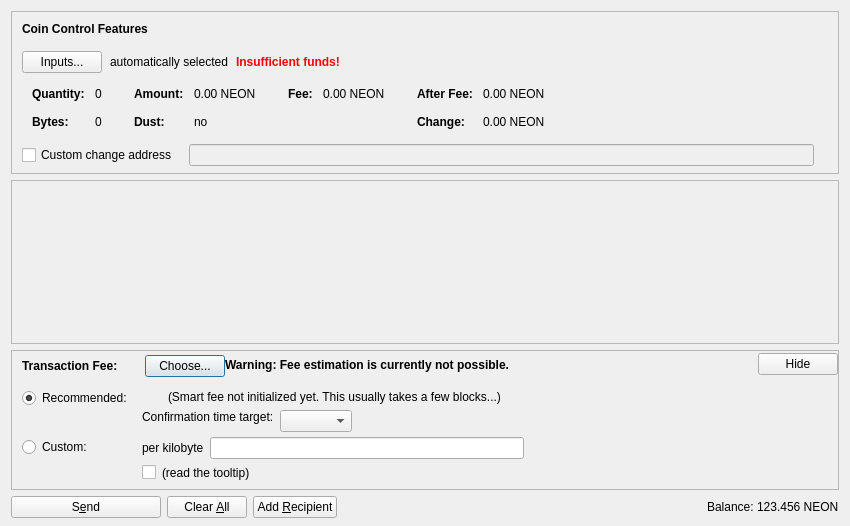
<?xml version="1.0" encoding="UTF-8"?>
<ui version="4.0">
 <class>SendCoinsDialog</class>
 <widget class="QDialog" name="SendCoinsDialog">
  <property name="geometry">
   <rect>
    <x>0</x>
    <y>0</y>
    <width>850</width>
    <height>526</height>
   </rect>
  </property>
  <property name="windowTitle">
   <string>Send Coins</string>
  </property>
  <layout class="QVBoxLayout" name="verticalLayout" stretch="0,1,0,0">
   <property name="bottomMargin">
    <number>8</number>
   </property>
   <item>
    <widget class="QFrame" name="frameCoinControl">
     <property name="sizePolicy">
      <sizepolicy hsizetype="Expanding" vsizetype="Expanding">
       <horstretch>0</horstretch>
       <verstretch>0</verstretch>
      </sizepolicy>
     </property>
     <property name="maximumSize">
      <size>
       <width>16777215</width>
       <height>16777215</height>
      </size>
     </property>
     <property name="frameShape">
      <enum>QFrame::StyledPanel</enum>
     </property>
     <property name="frameShadow">
      <enum>QFrame::Sunken</enum>
     </property>
     <layout class="QVBoxLayout" name="verticalLayoutCoinControl2">
      <property name="spacing">
       <number>0</number>
      </property>
      <property name="leftMargin">
       <number>0</number>
      </property>
      <property name="topMargin">
       <number>0</number>
      </property>
      <property name="rightMargin">
       <number>0</number>
      </property>
      <property name="bottomMargin">
       <number>6</number>
      </property>
      <item>
       <layout class="QVBoxLayout" name="verticalLayoutCoinControl" stretch="0,0,0,0,1">
        <property name="spacing">
         <number>0</number>
        </property>
        <property name="leftMargin">
         <number>10</number>
        </property>
        <property name="topMargin">
         <number>10</number>
        </property>
        <item>
         <layout class="QHBoxLayout" name="horizontalLayoutCoinControl1">
          <property name="bottomMargin">
           <number>15</number>
          </property>
          <item>
           <widget class="QLabel" name="labelCoinControlFeatures">
            <property name="sizePolicy">
             <sizepolicy hsizetype="Preferred" vsizetype="Maximum">
              <horstretch>0</horstretch>
              <verstretch>0</verstretch>
             </sizepolicy>
            </property>
            <property name="font">
             <font>
              <weight>75</weight>
              <bold>true</bold>
             </font>
            </property>
            <property name="styleSheet">
             <string notr="true">font-weight:bold;</string>
            </property>
            <property name="text">
             <string>Coin Control Features</string>
            </property>
           </widget>
          </item>
         </layout>
        </item>
        <item>
         <layout class="QHBoxLayout" name="horizontalLayoutCoinControl2" stretch="0,0,0,0">
          <property name="spacing">
           <number>8</number>
          </property>
          <property name="bottomMargin">
           <number>10</number>
          </property>
          <item>
           <widget class="QPushButton" name="pushButtonCoinControl">
            <property name="styleSheet">
             <string notr="true"/>
            </property>
            <property name="text">
             <string>Inputs...</string>
            </property>
            <property name="autoDefault">
             <bool>false</bool>
            </property>
           </widget>
          </item>
          <item>
           <widget class="QLabel" name="labelCoinControlAutomaticallySelected">
            <property name="text">
             <string>automatically selected</string>
            </property>
            <property name="margin">
             <number>5</number>
            </property>
           </widget>
          </item>
          <item>
           <widget class="QLabel" name="labelCoinControlInsuffFunds">
            <property name="font">
             <font>
              <weight>75</weight>
              <bold>true</bold>
             </font>
            </property>
            <property name="styleSheet">
             <string notr="true">color:red;font-weight:bold;</string>
            </property>
            <property name="text">
             <string>Insufficient funds!</string>
            </property>
            <property name="margin">
             <number>5</number>
            </property>
           </widget>
          </item>
          <item>
           <spacer name="horizontalSpacerCoinControl">
            <property name="orientation">
             <enum>Qt::Horizontal</enum>
            </property>
            <property name="sizeHint" stdset="0">
             <size>
              <width>40</width>
              <height>1</height>
             </size>
            </property>
           </spacer>
          </item>
         </layout>
        </item>
        <item>
         <widget class="QWidget" name="widgetCoinControl" native="true">
          <property name="sizePolicy">
           <sizepolicy hsizetype="Preferred" vsizetype="Preferred">
            <horstretch>0</horstretch>
            <verstretch>0</verstretch>
           </sizepolicy>
          </property>
          <property name="minimumSize">
           <size>
            <width>0</width>
            <height>0</height>
           </size>
          </property>
          <property name="styleSheet">
           <string notr="true"/>
          </property>
          <layout class="QHBoxLayout" name="horizontalLayoutCoinControl5">
           <property name="leftMargin">
            <number>0</number>
           </property>
           <property name="topMargin">
            <number>0</number>
           </property>
           <property name="rightMargin">
            <number>0</number>
           </property>
           <property name="bottomMargin">
            <number>0</number>
           </property>
           <item>
            <layout class="QHBoxLayout" name="horizontalLayoutCoinControl3" stretch="0,0,0,1">
             <property name="spacing">
              <number>20</number>
             </property>
             <property name="topMargin">
              <number>0</number>
             </property>
             <property name="bottomMargin">
              <number>10</number>
             </property>
             <item>
              <layout class="QFormLayout" name="formLayoutCoinControl1">
               <property name="horizontalSpacing">
                <number>10</number>
               </property>
               <property name="verticalSpacing">
                <number>14</number>
               </property>
               <property name="leftMargin">
                <number>10</number>
               </property>
               <property name="topMargin">
                <number>4</number>
               </property>
               <property name="rightMargin">
                <number>6</number>
               </property>
               <item row="0" column="0">
                <widget class="QLabel" name="labelCoinControlQuantityText">
                 <property name="font">
                  <font>
                   <weight>75</weight>
                   <bold>true</bold>
                  </font>
                 </property>
                 <property name="text">
                  <string>Quantity:</string>
                 </property>
                 <property name="margin">
                  <number>0</number>
                 </property>
                </widget>
               </item>
               <item row="0" column="1">
                <widget class="QLabel" name="labelCoinControlQuantity">
                 <property name="cursor">
                  <cursorShape>IBeamCursor</cursorShape>
                 </property>
                 <property name="contextMenuPolicy">
                  <enum>Qt::ActionsContextMenu</enum>
                 </property>
                 <property name="text">
                  <string notr="true">0</string>
                 </property>
                 <property name="margin">
                  <number>0</number>
                 </property>
                 <property name="textInteractionFlags">
                  <set>Qt::LinksAccessibleByMouse|Qt::TextSelectableByKeyboard|Qt::TextSelectableByMouse</set>
                 </property>
                </widget>
               </item>
               <item row="1" column="0">
                <widget class="QLabel" name="labelCoinControlBytesText">
                 <property name="font">
                  <font>
                   <weight>75</weight>
                   <bold>true</bold>
                  </font>
                 </property>
                 <property name="text">
                  <string>Bytes:</string>
                 </property>
                </widget>
               </item>
               <item row="1" column="1">
                <widget class="QLabel" name="labelCoinControlBytes">
                 <property name="cursor">
                  <cursorShape>IBeamCursor</cursorShape>
                 </property>
                 <property name="contextMenuPolicy">
                  <enum>Qt::ActionsContextMenu</enum>
                 </property>
                 <property name="text">
                  <string notr="true">0</string>
                 </property>
                 <property name="textInteractionFlags">
                  <set>Qt::LinksAccessibleByMouse|Qt::TextSelectableByKeyboard|Qt::TextSelectableByMouse</set>
                 </property>
                </widget>
               </item>
              </layout>
             </item>
             <item>
              <layout class="QFormLayout" name="formLayoutCoinControl2">
               <property name="horizontalSpacing">
                <number>10</number>
               </property>
               <property name="verticalSpacing">
                <number>14</number>
               </property>
               <property name="leftMargin">
                <number>6</number>
               </property>
               <property name="topMargin">
                <number>4</number>
               </property>
               <property name="rightMargin">
                <number>6</number>
               </property>
               <item row="0" column="0">
                <widget class="QLabel" name="labelCoinControlAmountText">
                 <property name="font">
                  <font>
                   <weight>75</weight>
                   <bold>true</bold>
                  </font>
                 </property>
                 <property name="text">
                  <string>Amount:</string>
                 </property>
                 <property name="margin">
                  <number>0</number>
                 </property>
                </widget>
               </item>
               <item row="0" column="1">
                <widget class="QLabel" name="labelCoinControlAmount">
                 <property name="cursor">
                  <cursorShape>IBeamCursor</cursorShape>
                 </property>
                 <property name="contextMenuPolicy">
                  <enum>Qt::ActionsContextMenu</enum>
                 </property>
                 <property name="text">
                  <string notr="true">0.00 NEON</string>
                 </property>
                 <property name="textInteractionFlags">
                  <set>Qt::LinksAccessibleByMouse|Qt::TextSelectableByKeyboard|Qt::TextSelectableByMouse</set>
                 </property>
                </widget>
               </item>
               <item row="1" column="0">
                <widget class="QLabel" name="labelCoinControlLowOutputText">
                 <property name="font">
                  <font>
                   <weight>75</weight>
                   <bold>true</bold>
                  </font>
                 </property>
                 <property name="text">
                  <string>Dust:</string>
                 </property>
                </widget>
               </item>
               <item row="1" column="1">
                <widget class="QLabel" name="labelCoinControlLowOutput">
                 <property name="cursor">
                  <cursorShape>IBeamCursor</cursorShape>
                 </property>
                 <property name="contextMenuPolicy">
                  <enum>Qt::ActionsContextMenu</enum>
                 </property>
                 <property name="text">
                  <string notr="true">no</string>
                 </property>
                 <property name="textInteractionFlags">
                  <set>Qt::LinksAccessibleByMouse|Qt::TextSelectableByKeyboard|Qt::TextSelectableByMouse</set>
                 </property>
                </widget>
               </item>
              </layout>
             </item>
             <item>
              <layout class="QFormLayout" name="formLayoutCoinControl3">
               <property name="horizontalSpacing">
                <number>10</number>
               </property>
               <property name="verticalSpacing">
                <number>14</number>
               </property>
               <property name="leftMargin">
                <number>6</number>
               </property>
               <property name="topMargin">
                <number>4</number>
               </property>
               <property name="rightMargin">
                <number>6</number>
               </property>
               <item row="0" column="0">
                <widget class="QLabel" name="labelCoinControlFeeText">
                 <property name="font">
                  <font>
                   <weight>75</weight>
                   <bold>true</bold>
                  </font>
                 </property>
                 <property name="text">
                  <string>Fee:</string>
                 </property>
                 <property name="margin">
                  <number>0</number>
                 </property>
                </widget>
               </item>
               <item row="0" column="1">
                <widget class="QLabel" name="labelCoinControlFee">
                 <property name="cursor">
                  <cursorShape>IBeamCursor</cursorShape>
                 </property>
                 <property name="contextMenuPolicy">
                  <enum>Qt::ActionsContextMenu</enum>
                 </property>
                 <property name="text">
                  <string notr="true">0.00 NEON</string>
                 </property>
                 <property name="textInteractionFlags">
                  <set>Qt::LinksAccessibleByMouse|Qt::TextSelectableByKeyboard|Qt::TextSelectableByMouse</set>
                 </property>
                </widget>
               </item>
              </layout>
             </item>
             <item>
              <layout class="QFormLayout" name="formLayoutCoinControl4">
               <property name="horizontalSpacing">
                <number>10</number>
               </property>
               <property name="verticalSpacing">
                <number>14</number>
               </property>
               <property name="leftMargin">
                <number>6</number>
               </property>
               <property name="topMargin">
                <number>4</number>
               </property>
               <property name="rightMargin">
                <number>6</number>
               </property>
               <item row="0" column="0">
                <widget class="QLabel" name="labelCoinControlAfterFeeText">
                 <property name="font">
                  <font>
                   <weight>75</weight>
                   <bold>true</bold>
                  </font>
                 </property>
                 <property name="text">
                  <string>After Fee:</string>
                 </property>
                 <property name="margin">
                  <number>0</number>
                 </property>
                </widget>
               </item>
               <item row="0" column="1">
                <widget class="QLabel" name="labelCoinControlAfterFee">
                 <property name="cursor">
                  <cursorShape>IBeamCursor</cursorShape>
                 </property>
                 <property name="contextMenuPolicy">
                  <enum>Qt::ActionsContextMenu</enum>
                 </property>
                 <property name="text">
                  <string notr="true">0.00 NEON</string>
                 </property>
                 <property name="textInteractionFlags">
                  <set>Qt::LinksAccessibleByMouse|Qt::TextSelectableByKeyboard|Qt::TextSelectableByMouse</set>
                 </property>
                </widget>
               </item>
               <item row="1" column="0">
                <widget class="QLabel" name="labelCoinControlChangeText">
                 <property name="font">
                  <font>
                   <weight>75</weight>
                   <bold>true</bold>
                  </font>
                 </property>
                 <property name="text">
                  <string>Change:</string>
                 </property>
                </widget>
               </item>
               <item row="1" column="1">
                <widget class="QLabel" name="labelCoinControlChange">
                 <property name="cursor">
                  <cursorShape>IBeamCursor</cursorShape>
                 </property>
                 <property name="contextMenuPolicy">
                  <enum>Qt::ActionsContextMenu</enum>
                 </property>
                 <property name="text">
                  <string notr="true">0.00 NEON</string>
                 </property>
                 <property name="textInteractionFlags">
                  <set>Qt::LinksAccessibleByMouse|Qt::TextSelectableByKeyboard|Qt::TextSelectableByMouse</set>
                 </property>
                </widget>
               </item>
              </layout>
             </item>
            </layout>
           </item>
          </layout>
         </widget>
        </item>
        <item>
         <layout class="QHBoxLayout" name="horizontalLayoutCoinControl4" stretch="0,0,0">
          <property name="spacing">
           <number>12</number>
          </property>
          <property name="sizeConstraint">
           <enum>QLayout::SetDefaultConstraint</enum>
          </property>
          <property name="topMargin">
           <number>5</number>
          </property>
          <property name="rightMargin">
           <number>5</number>
          </property>
          <item>
           <widget class="QCheckBox" name="checkBoxCoinControlChange">
            <property name="toolTip">
             <string>If this is activated, but the change address is empty or invalid, change will be sent to a newly generated address.</string>
            </property>
            <property name="text">
             <string>Custom change address</string>
            </property>
           </widget>
          </item>
          <item>
           <widget class="QValidatedLineEdit" name="lineEditCoinControlChange">
            <property name="enabled">
             <bool>false</bool>
            </property>
            <property name="sizePolicy">
             <sizepolicy hsizetype="Expanding" vsizetype="Fixed">
              <horstretch>0</horstretch>
              <verstretch>0</verstretch>
             </sizepolicy>
            </property>
           </widget>
          </item>
          <item>
           <widget class="QLabel" name="labelCoinControlChangeLabel">
            <property name="sizePolicy">
             <sizepolicy hsizetype="Preferred" vsizetype="Expanding">
              <horstretch>0</horstretch>
              <verstretch>0</verstretch>
             </sizepolicy>
            </property>
            <property name="minimumSize">
             <size>
              <width>0</width>
              <height>0</height>
             </size>
            </property>
            <property name="text">
             <string/>
            </property>
            <property name="margin">
             <number>3</number>
            </property>
           </widget>
          </item>
         </layout>
        </item>
        <item>
         <spacer name="verticalSpacerCoinControl">
          <property name="orientation">
           <enum>Qt::Vertical</enum>
          </property>
          <property name="sizeHint" stdset="0">
           <size>
            <width>800</width>
            <height>1</height>
           </size>
          </property>
         </spacer>
        </item>
       </layout>
      </item>
     </layout>
    </widget>
   </item>
   <item>
    <widget class="QScrollArea" name="scrollArea">
     <property name="widgetResizable">
      <bool>true</bool>
     </property>
     <widget class="QWidget" name="scrollAreaWidgetContents">
      <property name="geometry">
       <rect>
        <x>0</x>
        <y>0</y>
        <width>830</width>
        <height>104</height>
       </rect>
      </property>
      <layout class="QVBoxLayout" name="verticalLayout_2" stretch="0,1">
       <property name="leftMargin">
        <number>0</number>
       </property>
       <property name="topMargin">
        <number>0</number>
       </property>
       <property name="rightMargin">
        <number>0</number>
       </property>
       <property name="bottomMargin">
        <number>0</number>
       </property>
       <item>
        <layout class="QVBoxLayout" name="entries">
         <property name="spacing">
          <number>6</number>
         </property>
        </layout>
       </item>
       <item>
        <spacer name="verticalSpacer">
         <property name="orientation">
          <enum>Qt::Vertical</enum>
         </property>
         <property name="sizeHint" stdset="0">
          <size>
           <width>20</width>
           <height>40</height>
          </size>
         </property>
        </spacer>
       </item>
      </layout>
     </widget>
    </widget>
   </item>
   <item>
    <widget class="QFrame" name="frameFee">
     <property name="sizePolicy">
      <sizepolicy hsizetype="Expanding" vsizetype="Expanding">
       <horstretch>0</horstretch>
       <verstretch>0</verstretch>
      </sizepolicy>
     </property>
     <property name="maximumSize">
      <size>
       <width>16777215</width>
       <height>16777215</height>
      </size>
     </property>
     <property name="frameShape">
      <enum>QFrame::StyledPanel</enum>
     </property>
     <property name="frameShadow">
      <enum>QFrame::Sunken</enum>
     </property>
     <layout class="QVBoxLayout" name="verticalLayoutFee1">
      <property name="spacing">
       <number>0</number>
      </property>
      <property name="leftMargin">
       <number>0</number>
      </property>
      <property name="topMargin">
       <number>0</number>
      </property>
      <property name="rightMargin">
       <number>0</number>
      </property>
      <property name="bottomMargin">
       <number>0</number>
      </property>
      <item>
       <layout class="QVBoxLayout" name="verticalLayoutFee2" stretch="0,0,0">
        <property name="spacing">
         <number>0</number>
        </property>
        <property name="leftMargin">
         <number>10</number>
        </property>
        <property name="topMargin">
         <number>0</number>
        </property>
        <item>
         <layout class="QHBoxLayout" name="horizontalLayoutFee1">
          <property name="bottomMargin">
           <number>0</number>
          </property>
          <item>
           <layout class="QVBoxLayout" name="verticalLayoutFee7">
            <property name="spacing">
             <number>0</number>
            </property>
            <item>
             <spacer name="verticalSpacerSmartFee">
              <property name="orientation">
               <enum>Qt::Vertical</enum>
              </property>
              <property name="sizeType">
               <enum>QSizePolicy::Fixed</enum>
              </property>
              <property name="sizeHint" stdset="0">
               <size>
                <width>1</width>
                <height>4</height>
               </size>
              </property>
             </spacer>
            </item>
            <item>
             <layout class="QHBoxLayout" name="horizontalLayoutSmartFee">
              <property name="spacing">
               <number>10</number>
              </property>
              <item>
               <widget class="QLabel" name="labelFeeHeadline">
                <property name="sizePolicy">
                 <sizepolicy hsizetype="Preferred" vsizetype="Maximum">
                  <horstretch>0</horstretch>
                  <verstretch>0</verstretch>
                 </sizepolicy>
                </property>
                <property name="font">
                 <font>
                  <weight>75</weight>
                  <bold>true</bold>
                 </font>
                </property>
                <property name="styleSheet">
                 <string notr="true">font-weight:bold;</string>
                </property>
                <property name="text">
                 <string>Transaction Fee:</string>
                </property>
               </widget>
              </item>
              <item>
               <widget class="QLabel" name="labelFeeMinimized">
                <property name="text">
                 <string/>
                </property>
               </widget>
              </item>
              <item>
               <widget class="QPushButton" name="buttonChooseFee">
                <property name="text">
                 <string>Choose...</string>
                </property>
               </widget>
              </item>
             </layout>
            </item>
            <item>
             <spacer name="verticalSpacer_5">
              <property name="orientation">
               <enum>Qt::Vertical</enum>
              </property>
              <property name="sizeHint" stdset="0">
               <size>
                <width>1</width>
                <height>1</height>
               </size>
              </property>
             </spacer>
            </item>
           </layout>
          </item>
          <item>
           <widget class="QLabel" name="fallbackFeeWarningLabel">
            <property name="toolTip">
             <string>Using the fallbackfee can result in sending a transaction that will take several hours or days (or never) to confirm. Consider choosing your fee manually or wait until you have validated the complete chain.</string>
            </property>
            <property name="font">
            <font>
                <weight>75</weight>
                <bold>true</bold>
            </font>
            </property>
            <property name="text">
             <string>Warning: Fee estimation is currently not possible.</string>
            </property>
            <property name="wordWrap">
             <bool>false</bool>
            </property>
           </widget>
          </item>
          <item>
           <spacer name="horizontalSpacer_4">
            <property name="orientation">
             <enum>Qt::Horizontal</enum>
            </property>
            <property name="sizeType">
             <enum>QSizePolicy::MinimumExpanding</enum>
            </property>
            <property name="sizeHint" stdset="0">
             <size>
              <width>40</width>
              <height>20</height>
             </size>
            </property>
           </spacer>
          </item>
          <item>
           <widget class="QPushButton" name="buttonMinimizeFee">
            <property name="toolTip">
             <string>collapse fee-settings</string>
            </property>
            <property name="text">
             <string>Hide</string>
            </property>
           </widget>
          </item>
         </layout>
        </item>
        <item>
         <widget class="QFrame" name="frameFeeSelection">
          <layout class="QVBoxLayout" name="verticalLayoutFee12">
           <property name="spacing">
            <number>0</number>
           </property>
           <property name="leftMargin">
            <number>0</number>
           </property>
           <property name="topMargin">
            <number>0</number>
           </property>
           <property name="rightMargin">
            <number>0</number>
           </property>
           <property name="bottomMargin">
            <number>0</number>
           </property>
           <item>
            <layout class="QGridLayout" name="gridLayoutFee">
             <property name="topMargin">
              <number>10</number>
             </property>
             <property name="bottomMargin">
              <number>4</number>
             </property>
             <property name="horizontalSpacing">
              <number>10</number>
             </property>
             <property name="verticalSpacing">
              <number>4</number>
             </property>
             <item row="1" column="1">
              <layout class="QVBoxLayout" name="verticalLayoutFee8">
               <property name="spacing">
                <number>6</number>
               </property>
               <item>
                <layout class="QHBoxLayout" name="horizontalLayoutFee13">
                 <item>
                  <widget class="QLabel" name="labelCustomPerKilobyte">
                   <property name="toolTip">
                    <string>If the custom fee is set to 1000 satoshis and the transaction is only 250 bytes, then &quot;per kilobyte&quot; only pays 250 satoshis in fee, while &quot;total at least&quot; pays 1000 satoshis. For transactions bigger than a kilobyte both pay by kilobyte.</string>
                   </property>
                   <property name="text">
                    <string>per kilobyte</string>
                   </property>
                  </widget>
                 </item>
                 <item>
                  <widget class="BitcoinAmountField" name="customFee"/>
                 </item>
                 <item>
                  <spacer name="horizontalSpacer_6">
                   <property name="orientation">
                    <enum>Qt::Horizontal</enum>
                   </property>
                   <property name="sizeHint" stdset="0">
                    <size>
                     <width>1</width>
                     <height>1</height>
                    </size>
                   </property>
                  </spacer>
                 </item>
                </layout>
               </item>
               <item>
                <layout class="QHBoxLayout" name="horizontalLayoutFee8">
                 <item>
                  <widget class="QCheckBox" name="checkBoxMinimumFee">
                   <property name="toolTip">
                    <string>Paying only the minimum fee is just fine as long as there is less transaction volume than space in the blocks. But be aware that this can end up in a never confirming transaction once there is more demand for neon transactions than the network can process.</string>
                   </property>
                   <property name="text">
                    <string/>
                   </property>
                  </widget>
                 </item>
                 <item>
                  <widget class="QLabel" name="labelMinFeeWarning">
                   <property name="enabled">
                    <bool>true</bool>
                   </property>
                   <property name="toolTip">
                    <string>Paying only the minimum fee is just fine as long as there is less transaction volume than space in the blocks. But be aware that this can end up in a never confirming transaction once there is more demand for neon transactions than the network can process.</string>
                   </property>
                   <property name="text">
                    <string>(read the tooltip)</string>
                   </property>
                   <property name="margin">
                    <number>5</number>
                   </property>
                  </widget>
                 </item>
                 <item>
                  <spacer name="horizontalSpacer_2">
                   <property name="orientation">
                    <enum>Qt::Horizontal</enum>
                   </property>
                   <property name="sizeHint" stdset="0">
                    <size>
                     <width>1</width>
                     <height>1</height>
                    </size>
                   </property>
                  </spacer>
                 </item>
                </layout>
               </item>
              </layout>
             </item>
             <item row="0" column="0">
              <layout class="QVBoxLayout" name="verticalLayoutFee4" stretch="0,1">
               <item>
                <widget class="QRadioButton" name="radioSmartFee">
                 <property name="text">
                  <string>Recommended:</string>
                 </property>
                 <property name="checked">
                  <bool>true</bool>
                 </property>
                 <attribute name="buttonGroup">
                  <string notr="true">groupFee</string>
                 </attribute>
                </widget>
               </item>
               <item>
                <spacer name="verticalSpacer_2">
                 <property name="orientation">
                  <enum>Qt::Vertical</enum>
                 </property>
                 <property name="sizeHint" stdset="0">
                  <size>
                   <width>1</width>
                   <height>1</height>
                  </size>
                 </property>
                </spacer>
               </item>
              </layout>
             </item>
             <item row="1" column="0">
              <layout class="QVBoxLayout" name="verticalLayoutFee9" stretch="0,1">
               <item>
                <widget class="QRadioButton" name="radioCustomFee">
                 <property name="text">
                  <string>Custom:</string>
                 </property>
                 <attribute name="buttonGroup">
                  <string notr="true">groupFee</string>
                 </attribute>
                </widget>
               </item>
               <item>
                <spacer name="verticalSpacer_6">
                 <property name="orientation">
                  <enum>Qt::Vertical</enum>
                 </property>
                 <property name="sizeHint" stdset="0">
                  <size>
                   <width>1</width>
                   <height>1</height>
                  </size>
                 </property>
                </spacer>
               </item>
              </layout>
             </item>
             <item row="0" column="1">
              <layout class="QVBoxLayout" name="verticalLayoutFee3" stretch="0,0,1">
               <property name="spacing">
                <number>6</number>
               </property>
               <property name="topMargin">
                <number>2</number>
               </property>
               <item>
                <layout class="QHBoxLayout" name="horizontalLayoutFee12">
                 <item>
                  <widget class="QLabel" name="labelSmartFee">
                   <property name="text">
                    <string/>
                   </property>
                   <property name="margin">
                    <number>2</number>
                   </property>
                  </widget>
                 </item>
                 <item>
                  <widget class="QLabel" name="labelFeeEstimation">
                   <property name="text">
                    <string/>
                   </property>
                  </widget>
                 </item>
                 <item>
                  <widget class="QLabel" name="labelSmartFee2">
                   <property name="text">
                    <string>(Smart fee not initialized yet. This usually takes a few blocks...)</string>
                   </property>
                   <property name="margin">
                    <number>2</number>
                   </property>
                  </widget>
                 </item>
                 <item>
                  <spacer name="horizontalSpacer_5">
                   <property name="orientation">
                    <enum>Qt::Horizontal</enum>
                   </property>
                   <property name="sizeHint" stdset="0">
                    <size>
                     <width>1</width>
                     <height>1</height>
                    </size>
                   </property>
                  </spacer>
                 </item>
                </layout>
               </item>
               <item>
                <layout class="QHBoxLayout" name="horizontalLayoutFee9">
                 <item>
                  <layout class="QVBoxLayout" name="verticalLayoutFee6">
                   <item>
                    <widget class="QLabel" name="labelSmartFee3">
                     <property name="text">
                      <string>Confirmation time target:</string>
                     </property>
                     <property name="margin">
                      <number>2</number>
                     </property>
                    </widget>
                   </item>
                   <item>
                    <spacer name="verticalSpacer_3">
                     <property name="orientation">
                      <enum>Qt::Vertical</enum>
                     </property>
                     <property name="sizeHint" stdset="0">
                      <size>
                       <width>1</width>
                       <height>1</height>
                      </size>
                     </property>
                    </spacer>
                   </item>
                  </layout>
                 </item>
                 <item>
                  <layout class="QVBoxLayout" name="verticalLayoutFee5">
                   <property name="rightMargin">
                    <number>30</number>
                   </property>
                   <item>
                    <layout class="QHBoxLayout" name="horizontalLayoutConfTarget">
                     <property name="bottomMargin">
                      <number>0</number>
                     </property>
                     <item>
                      <widget class="QComboBox" name="confTargetSelector"/>
                     </item>
                     <item>
                      <spacer name="horizontalSpacerConfTarget">
                       <property name="orientation">
                        <enum>Qt::Horizontal</enum>
                       </property>
                       <property name="sizeHint" stdset="0">
                        <size>
                         <width>40</width>
                         <height>20</height>
                        </size>
                       </property>
                      </spacer>
                     </item>
                    </layout>
                   </item>
                  </layout>
                 </item>
                </layout>
               </item>
               <item>
                <spacer name="verticalSpacer_4">
                 <property name="orientation">
                  <enum>Qt::Vertical</enum>
                 </property>
                 <property name="sizeHint" stdset="0">
                  <size>
                   <width>1</width>
                   <height>1</height>
                  </size>
                 </property>
                </spacer>
               </item>
              </layout>
             </item>
            </layout>
           </item>
          </layout>
         </widget>
        </item>
        <item>
         <spacer name="verticalSpacerFee">
          <property name="orientation">
           <enum>Qt::Vertical</enum>
          </property>
          <property name="sizeHint" stdset="0">
           <size>
            <width>40</width>
            <height>5</height>
           </size>
          </property>
         </spacer>
        </item>
       </layout>
      </item>
     </layout>
    </widget>
   </item>
   <item>
    <layout class="QHBoxLayout" name="horizontalLayout">
     <item>
      <widget class="QPushButton" name="sendButton">
       <property name="minimumSize">
        <size>
         <width>150</width>
         <height>0</height>
        </size>
       </property>
       <property name="toolTip">
        <string>Confirm the send action</string>
       </property>
       <property name="text">
        <string>S&amp;end</string>
       </property>
       <property name="icon">
        <iconset resource="../bitcoin.qrc">
         <normaloff>:/icons/send</normaloff>:/icons/send</iconset>
       </property>
       <property name="autoDefault">
        <bool>false</bool>
       </property>
       <property name="default">
        <bool>false</bool>
       </property>
      </widget>
     </item>
     <item>
      <widget class="QPushButton" name="clearButton">
       <property name="sizePolicy">
        <sizepolicy hsizetype="Minimum" vsizetype="Fixed">
         <horstretch>0</horstretch>
         <verstretch>0</verstretch>
        </sizepolicy>
       </property>
       <property name="toolTip">
        <string>Clear all fields of the form.</string>
       </property>
       <property name="text">
        <string>Clear &amp;All</string>
       </property>
       <property name="icon">
        <iconset resource="../bitcoin.qrc">
         <normaloff>:/icons/remove</normaloff>:/icons/remove</iconset>
       </property>
       <property name="autoDefault">
        <bool>false</bool>
       </property>
      </widget>
     </item>
     <item>
      <widget class="QPushButton" name="addButton">
       <property name="toolTip">
        <string>Send to multiple recipients at once</string>
       </property>
       <property name="text">
        <string>Add &amp;Recipient</string>
       </property>
       <property name="icon">
        <iconset resource="../bitcoin.qrc">
         <normaloff>:/icons/add</normaloff>:/icons/add</iconset>
       </property>
       <property name="autoDefault">
        <bool>false</bool>
       </property>
      </widget>
     </item>
     <item>
      <spacer name="horizontalSpacer">
       <property name="orientation">
        <enum>Qt::Horizontal</enum>
       </property>
       <property name="sizeHint" stdset="0">
        <size>
         <width>40</width>
         <height>20</height>
        </size>
       </property>
      </spacer>
     </item>
     <item>
      <layout class="QHBoxLayout" name="horizontalLayout_2">
       <property name="spacing">
        <number>3</number>
       </property>
       <item>
        <widget class="QLabel" name="label">
         <property name="sizePolicy">
          <sizepolicy hsizetype="Preferred" vsizetype="Fixed">
           <horstretch>0</horstretch>
           <verstretch>0</verstretch>
          </sizepolicy>
         </property>
         <property name="text">
          <string>Balance:</string>
         </property>
        </widget>
       </item>
       <item>
        <widget class="QLabel" name="labelBalance">
         <property name="sizePolicy">
          <sizepolicy hsizetype="Preferred" vsizetype="Fixed">
           <horstretch>0</horstretch>
           <verstretch>0</verstretch>
          </sizepolicy>
         </property>
         <property name="cursor">
          <cursorShape>IBeamCursor</cursorShape>
         </property>
         <property name="text">
          <string notr="true">123.456 NEON</string>
         </property>
         <property name="textInteractionFlags">
          <set>Qt::LinksAccessibleByMouse|Qt::TextSelectableByKeyboard|Qt::TextSelectableByMouse</set>
         </property>
        </widget>
       </item>
      </layout>
     </item>
    </layout>
   </item>
  </layout>
 </widget>
 <customwidgets>
  <customwidget>
   <class>QValidatedLineEdit</class>
   <extends>QLineEdit</extends>
   <header>qt/qvalidatedlineedit.h</header>
  </customwidget>
  <customwidget>
   <class>BitcoinAmountField</class>
   <extends>QLineEdit</extends>
   <header>qt/bitcoinamountfield.h</header>
   <container>1</container>
  </customwidget>
 </customwidgets>
 <resources>
  <include location="../bitcoin.qrc"/>
 </resources>
 <connections/>
 <buttongroups>
  <buttongroup name="groupFee"/>
 </buttongroups>
</ui>
